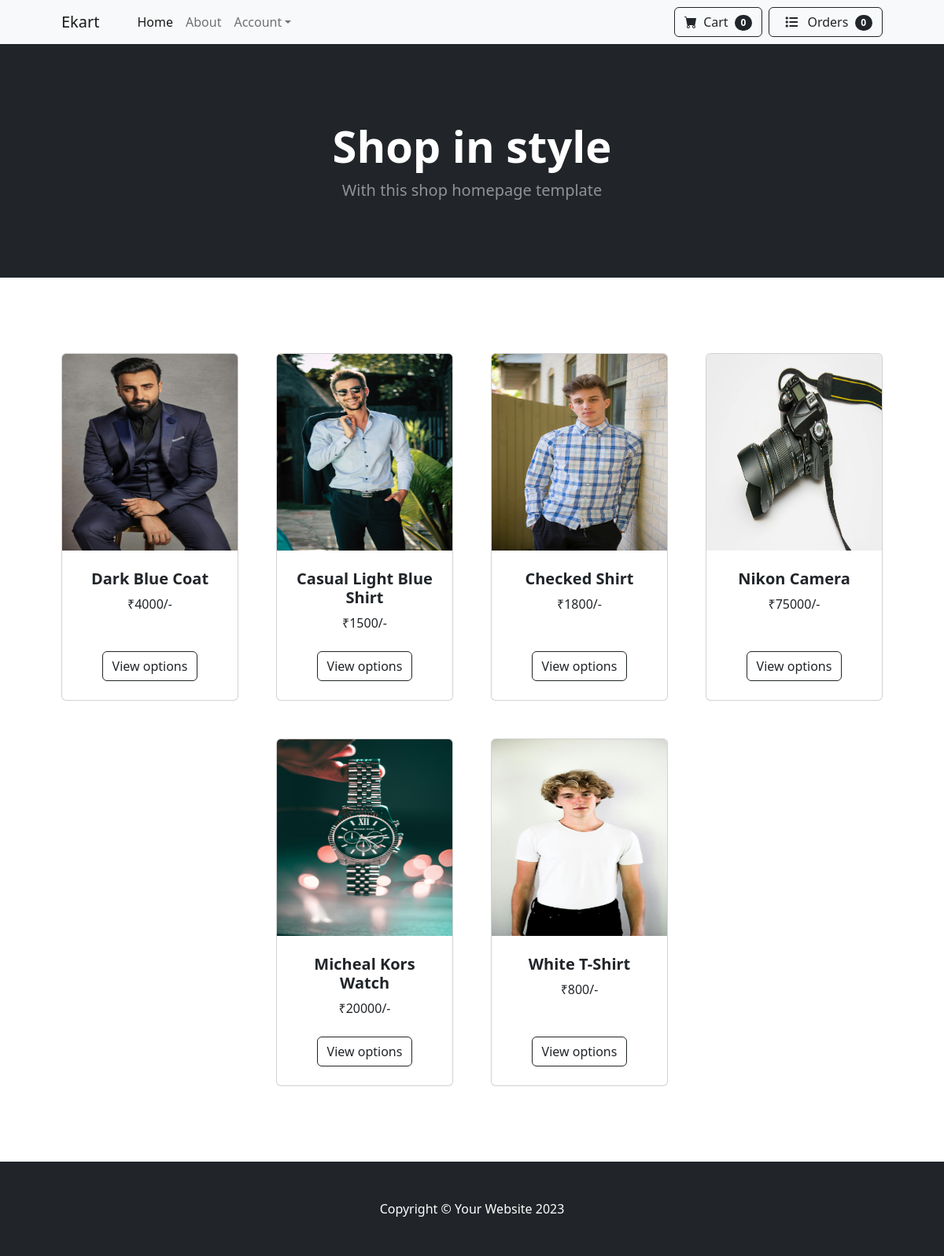
The page / on the database its author committed.
### admin_app/models.py (models this page shows, shortened)
class Products(models.Model):
    product_name = models.CharField(max_length=100)
    price = models.PositiveIntegerField()
    description = models.TextField(max_length=100)
    rating = models.PositiveIntegerField(null=True,blank=True)
    image = models.ImageField(upload_to='images')
    category = models.ForeignKey(Category,on_delete=models.CASCADE)

### user_app/views.py (the view)
# urls.py: 2. Add a URL to urlpatterns:  path('', Home.as_view(), name='home')
class Home(TemplateView):
    template_name = 'index.html'
    def get_context_data(self, **kwargs):
        context = super().get_context_data(**kwargs)
        context['products'] = Products.objects.all()
        return context

### user_app/context_processors.py (called while the page is built)
def cart_count(request):
    if request.user.is_authenticated:
        count = Cart.objects.filter(user = request.user,status = 'in-cart').count()
        return {'count':count}
    else:
        return {'count':0}

def order_count(request):
    if request.user.is_authenticated:
        order_count = Orders.objects.filter(user = request.user,status = 'order-placed').count()
        return {'order_count':order_count}
    else:
        return {'order_count':0}

### user_app/templates/index.html (shortened to what this page needs)
{% load static %}
<!DOCTYPE html>
<html lang="en">
    <head>
        <link href="https://cdn.jsdelivr.net/npm/bootstrap-icons@1.5.0/font/bootstrap-icons.css" rel="stylesheet" />
        <link href="{% static 'css/styles.css' %}" rel="stylesheet" />
        <link rel="stylesheet" href="https://cdnjs.cloudflare.com/ajax/libs/font-awesome/6.7.1/css/all.min.css">
    </head>
    <body>
        <nav class="navbar navbar-expand-lg navbar-light bg-light">
            <div class="container px-4 px-lg-5">
                <a class="navbar-brand" href="#!">Ekart</a>
                <div class="collapse navbar-collapse" id="navbarSupportedContent">
                    <ul class="navbar-nav me-auto mb-2 mb-lg-0 ms-lg-4">
                        <li class="nav-item"><a class="nav-link active" aria-current="page" href="#!">Home</a></li>
                        <li class="nav-item"><a class="nav-link" href="#!">About</a></li>
                        <li class="nav-item dropdown">
                            <a class="nav-link dropdown-toggle" id="navbarDropdown" href="#" role="button" data-bs-toggle="dropdown" aria-expanded="false">Account</a>
                        </li>
                    </ul>
                    <form class="d-flex">
                        <a href="{% url 'listcart_view' %}" class="btn btn-outline-dark" type="submit">
                            <i class="bi-cart-fill me-1"></i>
                            Cart
                            <span class="badge bg-dark text-white ms-1 rounded-pill">{{count}}</span>
                        </a>
                    </form>
                    <form class="d-flex">
                        <a href="{% url 'listorders_view' %}" class="btn btn-outline-dark ms-2" type="submit">
                            <i class="fa-solid fa-list mx-2"></i>
                            Orders
                            <span class="badge bg-dark text-white ms-1 rounded-pill">{{order_count}}</span>
                        </a>
                    </form>
                </div>
            </div>
        </nav>
        <header class="bg-dark py-5">
            <div class="container px-4 px-lg-5 my-5">
                <div class="text-center text-white">
                    <h1 class="display-4 fw-bolder">Shop in style</h1>
                    <p class="lead fw-normal text-white-50 mb-0">With this shop homepage template</p>
                </div>
            </div>
        </header>
        {% block content %}
        <section class="py-5">
            <div class="container px-4 px-lg-5 mt-5">
                <div class="row gx-4 gx-lg-5 row-cols-2 row-cols-md-3 row-cols-xl-4 justify-content-center">
                    {% for i in products %}
                    <div class="col mb-5">
                        <div class="card h-100">
                            <img class="card-img-top" src="{{i.image}}" alt="..." height="250px">
                            <div class="card-body p-4">
                                <div class="text-center">
                                    <h5 class="fw-bolder">{{i.product_name}}</h5>
                                    ₹{{i.price}}/-
                                </div>
                            </div>
                            <div class="card-footer p-4 pt-0 border-top-0 bg-transparent">
                                <div class="text-center"><a class="btn btn-outline-dark mt-auto" href="{% url 'detail_view' i.id%}">View options</a></div>
                            </div>
                        </div>
                    </div>
                    {% endfor %}
                </div>
            </div>
        </section>
        {% endblock %}
        <footer class="py-5 bg-dark">
            <div class="container"><p class="m-0 text-center text-white">Copyright &copy; Your Website 2023</p></div>
        </footer>
    </body>
</html>

### rows shown on the page
Products: image (picture), product_name "Dark Blue Coat", price "4000"
Products: image (picture), product_name "Casual Light Blue Shirt", price "1500"
Products: image (picture), product_name "Checked Shirt", price "1800"
Products: image (picture), product_name "Nikon Camera", price "75000"
Products: image (picture), product_name "Micheal Kors Watch", price "20000"
Products: image (picture), product_name "White T-Shirt", price "800"

### other values the page prints
{{ count }} "0"
{{ order_count }} "0"
